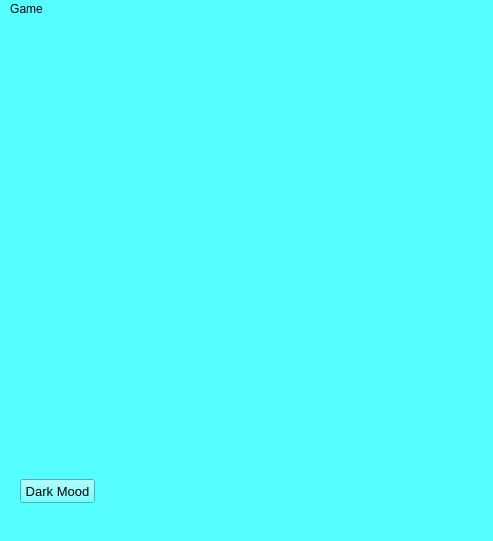
<?xml version="1.0" encoding="UTF-8"?>
<ui version="4.0">
 <class>MainWindow</class>
 <widget class="QMainWindow" name="MainWindow">
  <property name="geometry">
   <rect>
    <x>0</x>
    <y>0</y>
    <width>493</width>
    <height>541</height>
   </rect>
  </property>
  <property name="sizePolicy">
   <sizepolicy hsizetype="Fixed" vsizetype="Fixed">
    <horstretch>0</horstretch>
    <verstretch>0</verstretch>
   </sizepolicy>
  </property>
  <property name="minimumSize">
   <size>
    <width>493</width>
    <height>541</height>
   </size>
  </property>
  <property name="maximumSize">
   <size>
    <width>501</width>
    <height>541</height>
   </size>
  </property>
  <property name="windowTitle">
   <string>Sudoku Game</string>
  </property>
  <property name="styleSheet">
   <string notr="true">background-color: rgb(85, 255, 255);</string>
  </property>
  <widget class="QWidget" name="centralwidget">
   <widget class="QWidget" name="gridLayoutWidget">
    <property name="geometry">
     <rect>
      <x>20</x>
      <y>10</y>
      <width>451</width>
      <height>441</height>
     </rect>
    </property>
    <layout class="QGridLayout" name="grid_layout"/>
   </widget>
   <widget class="QPushButton" name="btn_dark_light_mode">
    <property name="geometry">
     <rect>
      <x>20</x>
      <y>460</y>
      <width>75</width>
      <height>24</height>
     </rect>
    </property>
    <property name="font">
     <font>
      <pointsize>10</pointsize>
     </font>
    </property>
    <property name="text">
     <string>Dark Mood</string>
    </property>
   </widget>
  </widget>
  <widget class="QMenuBar" name="menubar">
   <property name="geometry">
    <rect>
     <x>0</x>
     <y>0</y>
     <width>493</width>
     <height>22</height>
    </rect>
   </property>
   <widget class="QMenu" name="menuGame">
    <property name="title">
     <string>Game</string>
    </property>
    <addaction name="separator"/>
    <addaction name="menu_new"/>
    <addaction name="menu_open_file"/>
    <addaction name="menu_puzzle_answer"/>
    <addaction name="menu_about"/>
    <addaction name="menu_help"/>
    <addaction name="menu_exit"/>
   </widget>
   <addaction name="menuGame"/>
  </widget>
  <widget class="QStatusBar" name="statusbar"/>
  <action name="menu_new">
   <property name="text">
    <string>New...</string>
   </property>
  </action>
  <action name="menu_open_file">
   <property name="text">
    <string>Open File...</string>
   </property>
  </action>
  <action name="menu_puzzle_answer">
   <property name="text">
    <string>Sudoku Solved</string>
   </property>
  </action>
  <action name="menu_about">
   <property name="text">
    <string>About</string>
   </property>
  </action>
  <action name="menu_exit">
   <property name="text">
    <string>Exit</string>
   </property>
  </action>
  <action name="menu_help">
   <property name="text">
    <string>Help</string>
   </property>
  </action>
 </widget>
 <resources/>
 <connections/>
</ui>
